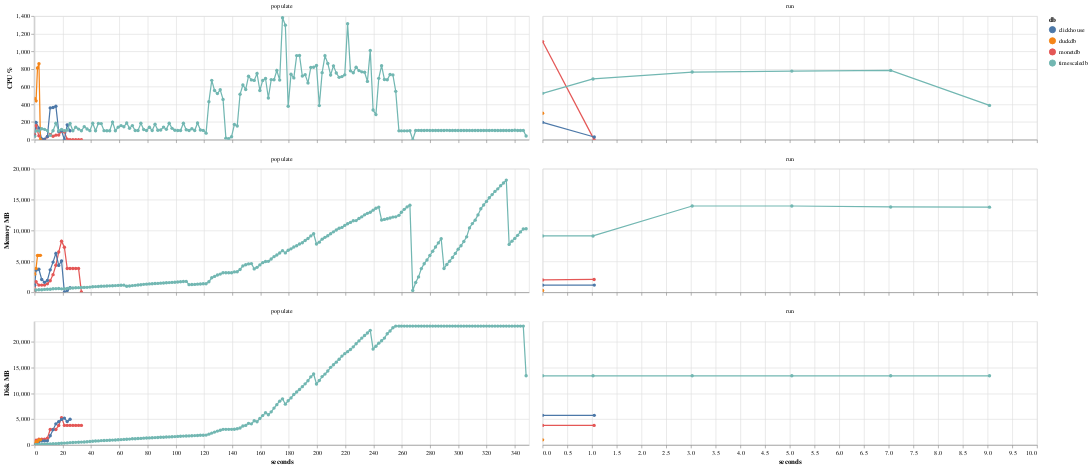

Notebook cell for this chart:
### Code cell
df = db.execute(
    """
WITH first_metric_time AS (
    SELECT
        benchmark_id,
        MIN(time) AS start_time
    FROM metric
    GROUP BY benchmark_id
)
SELECT
    b.db,
    b.suite,
    b.operation,
    epoch(m.time - fm.start_time) AS seconds_since_start,
    m.cpu_percent,
    m.mem_mb,
    m.disk_mb
FROM metric m
JOIN first_metric_time fm ON m.benchmark_id = fm.benchmark_id
JOIN benchmark b ON m.benchmark_id = b.id
WHERE b.suite = (?)
and b.deleted_at is null
ORDER BY b.id, seconds_since_start;
""",
    [SUITE],
).pl()

df = df.with_columns(pl.col.cpu_percent.clip(0, 25 * 100))

df_long = df.unpivot(
    on=["cpu_percent", "mem_mb", "disk_mb"],
    index=["db", "suite", "operation", "seconds_since_start"],
    variable_name="metric",
    value_name="value",
)

df_long = df_long.with_columns(
    [
        pl.col("db").cast(pl.Categorical),
        pl.col("operation").cast(pl.Categorical),
        pl.col("metric").cast(pl.Categorical),
    ]
)

selector = alt.selection_point(fields=["db"], bind="legend")

width = 800
height = 200

cpu_chart = (
    alt.Chart(df_long.filter(pl.col("metric") == "cpu_percent"))
    .mark_line(point=True)
    .encode(
        x=alt.X("seconds_since_start:Q", axis=alt.Axis(title=None, ticks=True, grid=True, labels=False)),
        y=alt.Y("value:Q", axis=alt.Axis(title="CPU %", ticks=True, grid=True), scale=alt.Scale(zero=False)),
        color=alt.Color("db:N"),
        tooltip=[
            "db",
            "suite",
            "operation",
            "metric",
            alt.Tooltip("seconds_since_start:Q", format=".0f"),
            alt.Tooltip("value:Q", format=".0f"),
        ],
        opacity=alt.condition(selector, alt.value(1.0), alt.value(0.1)),
    )
    .add_params(selector)
    .properties(width=width, height=height)
    .facet(column=alt.Column("operation:N", title=None))
    .resolve_scale(x="independent")
)

mem_chart = (
    alt.Chart(df_long.filter(pl.col("metric") == "mem_mb"))
    .mark_line(point=True)
    .encode(
        x=alt.X("seconds_since_start:Q", axis=alt.Axis(title=None, ticks=True, grid=True, labels=False)),
        y=alt.Y("value:Q", axis=alt.Axis(title="Memory MB", ticks=True, grid=True), scale=alt.Scale(zero=False)),
        color=alt.Color("db:N"),
        tooltip=[
            "db",
            "suite",
            "operation",
            "metric",
            alt.Tooltip("seconds_since_start:Q", format=".2f"),
            alt.Tooltip("value:Q", format=".1f"),
        ],
        opacity=alt.condition(selector, alt.value(1.0), alt.value(0.1)),
    )
    .add_params(selector)
    .properties(width=width, height=height)
    .facet(column=alt.Column("operation:N", title=None))
    .resolve_scale(x="independent")
)

disk_chart = (
    alt.Chart(df_long.filter(pl.col("metric") == "disk_mb"))
    .mark_line(point=True)
    .encode(
        x=alt.X("seconds_since_start:Q", axis=alt.Axis(title="seconds", ticks=True, grid=True)),
        y=alt.Y("value:Q", axis=alt.Axis(title="Disk MB", ticks=True, grid=True), scale=alt.Scale(zero=False)),
        color=alt.Color("db:N"),
        tooltip=[
            "db",
            "suite",
            "operation",
            "metric",
            alt.Tooltip("seconds_since_start:Q", format=".2f"),
            alt.Tooltip("value:Q", format=".1f"),
        ],
        opacity=alt.condition(selector, alt.value(1.0), alt.value(0.1)),
    )
    .add_params(selector)
    .properties(width=width, height=height)
    .facet(column=alt.Column("operation:N", title=None))
    .resolve_scale(x="independent")
)

chart = alt.vconcat(cpu_chart, mem_chart, disk_chart).interactive(bind_y=False)

chart

### Figure 1 — Vega-Lite specification as saved in the notebook (floating-point values rounded to 4 significant figures; data arrays with more than 128 entries replaced by an {"elided": "..."} marker saying what was removed)
{"config": {"view": {"continuousWidth": 300, "continuousHeight": 300}}, "vconcat": [{"data": {"name": "data-9241c7ec9d0c89a5f9c407f906bc0403"}, "facet": {"column": {"field": "operation", "title": null, "type": "nominal"}}, "spec": {"mark": {"type": "line", "point": true}, "encoding": {"color": {"field": "db", "type": "nominal"}, "opacity": {"condition": {"param": "param_1", "value": 1.0}, "value": 0.1}, "tooltip": [{"field": "db", "type": "ordinal"}, {"field": "suite", "type": "nominal"}, {"field": "operation", "type": "ordinal"}, {"field": "metric", "type": "ordinal"}, {"field": "seconds_since_start", "format": ".0f", "type": "quantitative"}, {"field": "value", "format": ".0f", "type": "quantitative"}], "x": {"axis": {"grid": true, "labels": false, "ticks": true, "title": null}, "field": "seconds_since_start", "type": "quantitative"}, "y": {"axis": {"grid": true, "ticks": true, "title": "CPU %"}, "field": "value", "scale": {"zero": false}, "type": "quantitative"}}, "height": 200, "name": "view_1", "width": 800}, "resolve": {"scale": {"x": "independent"}}}, {"data": {"name": "data-cd11fc8dfae432bb3be84a05b0ad7006"}, "facet": {"column": {"field": "operation", "title": null, "type": "nominal"}}, "spec": {"mark": {"type": "line", "point": true}, "encoding": {"color": {"field": "db", "type": "nominal"}, "opacity": {"condition": {"param": "param_1", "value": 1.0}, "value": 0.1}, "tooltip": [{"field": "db", "type": "ordinal"}, {"field": "suite", "type": "nominal"}, {"field": "operation", "type": "ordinal"}, {"field": "metric", "type": "ordinal"}, {"field": "seconds_since_start", "format": ".2f", "type": "quantitative"}, {"field": "value", "format": ".1f", "type": "quantitative"}], "x": {"axis": {"grid": true, "labels": false, "ticks": true, "title": null}, "field": "seconds_since_start", "type": "quantitative"}, "y": {"axis": {"grid": true, "ticks": true, "title": "Memory MB"}, "field": "value", "scale": {"zero": false}, "type": "quantitative"}}, "height": 200, "name": "view_2", "width": 800}, "resolve": {"scale": {"x": "independent"}}}, {"data": {"name": "data-4487f138d17759fd455afba1a7e86fb0"}, "facet": {"column": {"field": "operation", "title": null, "type": "nominal"}}, "spec": {"mark": {"type": "line", "point": true}, "encoding": {"color": {"field": "db", "type": "nominal"}, "opacity": {"condition": {"param": "param_1", "value": 1.0}, "value": 0.1}, "tooltip": [{"field": "db", "type": "ordinal"}, {"field": "suite", "type": "nominal"}, {"field": "operation", "type": "ordinal"}, {"field": "metric", "type": "ordinal"}, {"field": "seconds_since_start", "format": ".2f", "type": "quantitative"}, {"field": "value", "format": ".1f", "type": "quantitative"}], "x": {"axis": {"grid": true, "ticks": true, "title": "seconds"}, "field": "seconds_since_start", "type": "quantitative"}, "y": {"axis": {"grid": true, "ticks": true, "title": "Disk MB"}, "field": "value", "scale": {"zero": false}, "type": "quantitative"}}, "height": 200, "name": "view_3", "width": 800}, "resolve": {"scale": {"x": "independent"}}}], "params": [{"name": "param_1", "select": {"type": "point", "fields": ["db"]}, "bind": "legend", "views": ["view_1", "view_2", "view_3"]}, {"name": "param_2", "select": {"type": "interval", "encodings": ["x"]}, "bind": "scales", "views": ["view_1", "view_2", "view_3"]}], "$schema": "https://vega.github.io/schema/vega-lite/v5.20.1.json", "datasets": {"data-9241c7ec9d0c89a5f9c407f906bc0403": {"elided": "223 records"}, "data-cd11fc8dfae432bb3be84a05b0ad7006": {"elided": "223 records"}, "data-4487f138d17759fd455afba1a7e86fb0": {"elided": "223 records"}}}
